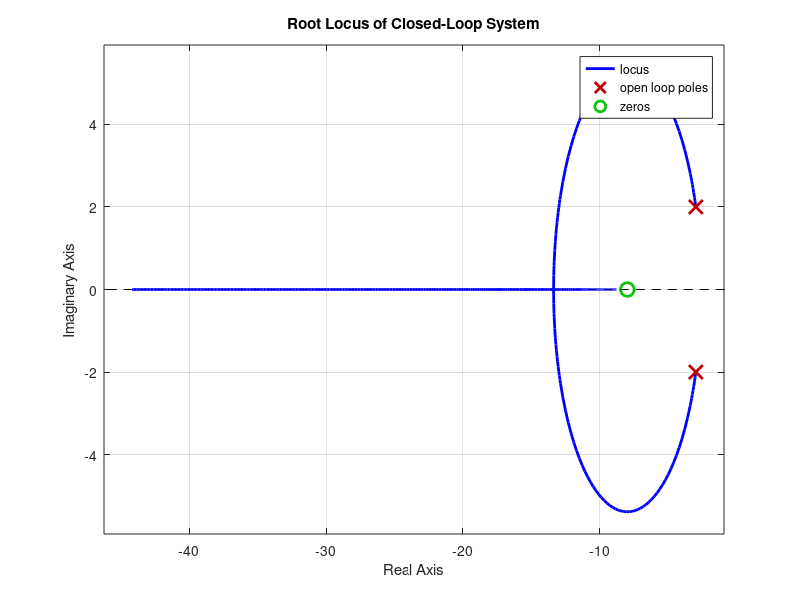
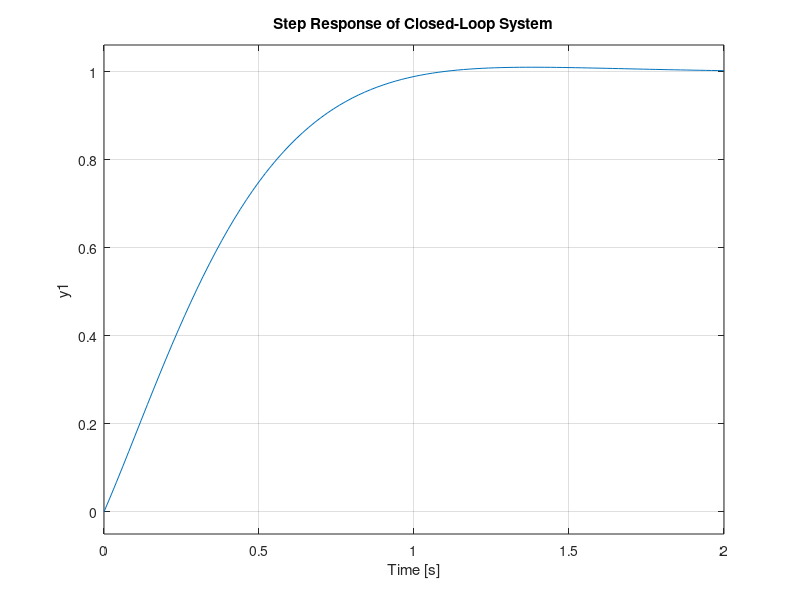
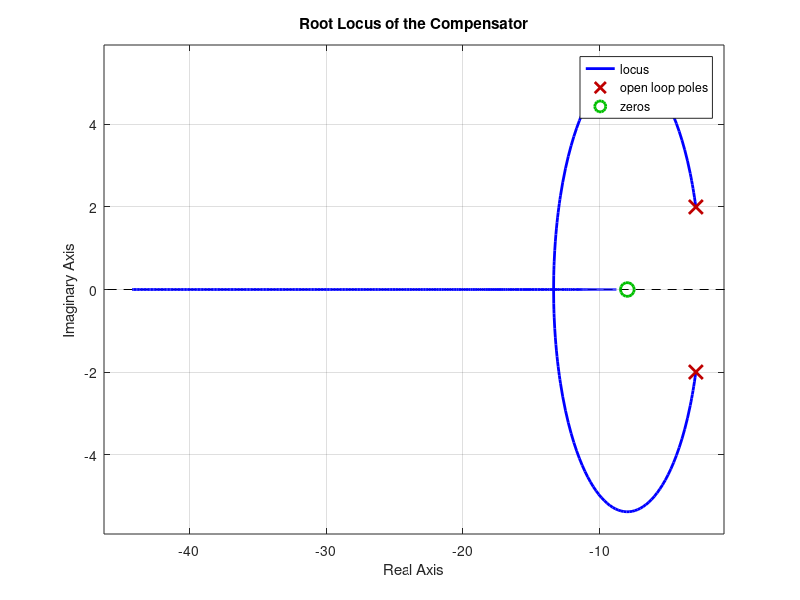
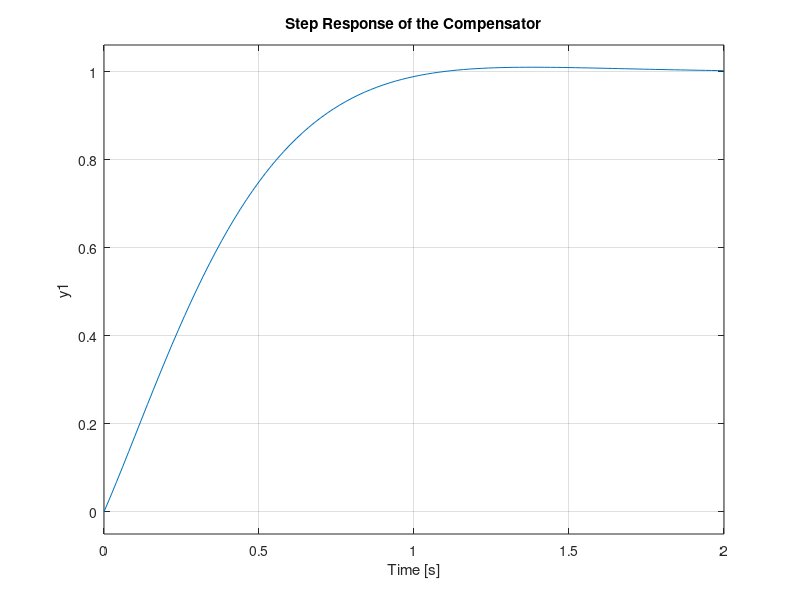

These figures' MATLAB source, in order: (Note: this script raises an error after producing the figures.)
close all; clear all;

% s = tf('s');
% G = (s+8)/((s + 1)*(s + 10));
% K = 6.84/s;
% a = 2.8;
% b = 0.1;
% Gc = ((s + a)*(s + b))/(s);
% 
% G_PD = G*(s+a)*(s+b)/s;
% G_PD = G_PD*K;
% 
% G_PD = feedback(G_PD,1);
% 
% figure
% rlocus(G_PD);
% 
% figure
% step(G_PD);
% 
% disp(pole(G_PD));
% disp(zero(G_PD));
% 
% Kd = K;
% Kp = K*(a+b);
% Ki = K*a*b;
% 
% C = Kp + Ki/s + Kd*s;
% % Closed-loop system
% sys_cl = feedback(C*G, 1);
% 
% rlocus(sys_cl);
% figure
% step(sys_cl);

A = [0 1; -10 -11];
B = [0;1];
C = [8 1];
D = 0;

sys_ss = ss(A,B,C,D);

% Controllability matrix
Mc = ctrb(A,B);
disp('Controllability Matrix:');
disp(Mc);
disp('Rank of Controllability Matrix:');
disp(rank(Mc));

% Desired characteristic polynomial for controller
char = A^2 + 6*A + 13*eye(2);
K = [0 1] * inv(Mc) * char;
disp('State Feedback Gain K:');
disp(K);

% Compute N_bar
N_bar = inv(-C * inv(A - B * K) * B);
disp('N_bar:');
disp(N_bar);

% Closed-loop system
Acl = A - B * K;
Bcl = B * N_bar;
Ccl = C;
Dcl = D;
sys_ss_cl = ss(Acl, Bcl, Ccl, Dcl);

figure;
rlocus(sys_ss_cl);
title('Root Locus of Closed-Loop System');

figure;
step(sys_ss_cl);
title('Step Response of Closed-Loop System');

% Observability matrix
Mo = obsv(A,C);
disp('Observability Matrix:');
disp(Mo);
disp('Rank of Observability Matrix:');
disp(rank(Mo));

% Desired characteristic polynomial for observer
char2 = A^2 + 12*A + 40*eye(2);
L = char2 * inv(Mo) * [0;1];
disp('Observer Gain L:');
disp(L);

% Augmented system for the compensator
A_aug = [A-B*K  B*K;
         zeros(size(A)) A-L*C];
B_aug = [B*N_bar;
         zeros(size(B))];
C_aug = [C  zeros(size(C))];
D_aug = D;

sys_comp = ss(A_aug, B_aug, C_aug, D_aug);

figure;
rlocus(sys_comp);
title('Root Locus of the Compensator');

figure;
step(sys_comp);
title('Step Response of the Compensator');

Ac = A-B*K-L*C;
Bc = L;
Cc = K;
Dc = D;

Gc = ss(Ac, Bc, Cc, Dc);

figure;
step(Gc);
disp("Eig of Gc : ");
disp(eig(Ac));
figure;
rlocus(Gc);

Al=[A B*Cc;zeros(2) Ac];
Bl=[zeros(2,1);Bc];
Cl=[C zeros(1,2)];
Dl=0;

disp("Eig of Al : ");
disp(eig(Al));

figure;
rlocus(Al,Bl,Cl,Dl);

Acl=Al-Bl*Cl;Bcl=Bl;Ccl=Cl;Dcl=D;
N=inv(Ccl*inv(-Acl)*Bcl);

Gcl=ss(Acl,Bcl*N,Ccl,Dcl*N);
figure;
step(Gcl);
disp("Eig of Gcl : ");
disp(eig(Acl));
figure;
rlocus(Gcl);

Bcl=[-B;-B];
N=inv(Ccl*inv(-Acl)*Bcl)
Gnew=ss(Acl,Bcl*N,Ccl,Dcl*N);

figure;
step(Gnew);
disp("Eig of Gnew : ");
disp(eig(Acl));
figure;
rlocus(Gnew);

